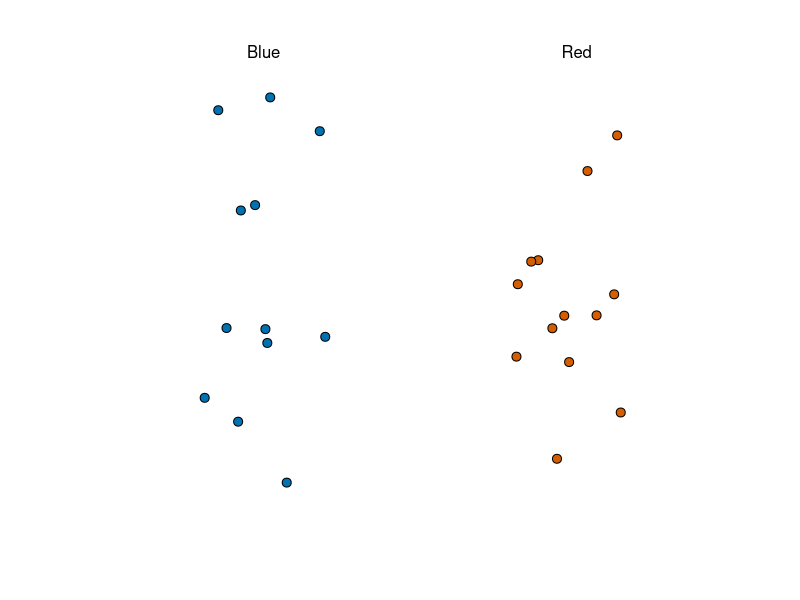
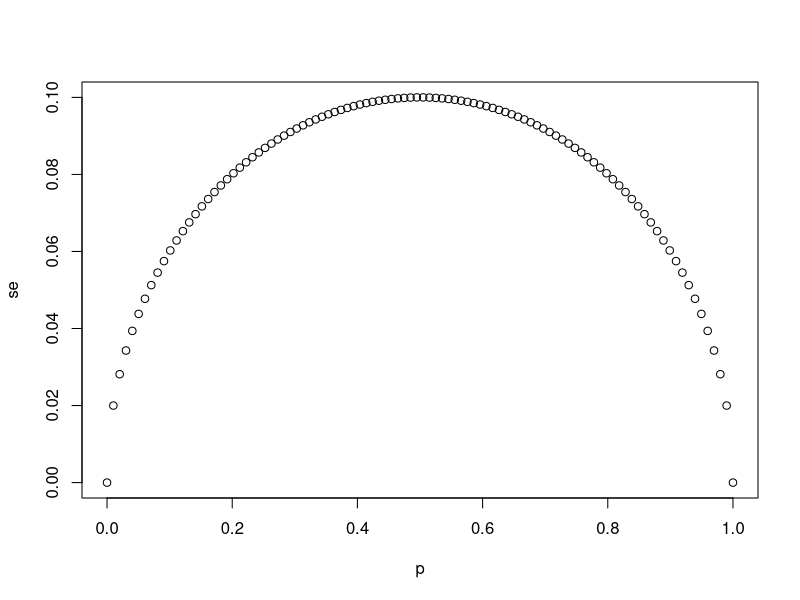
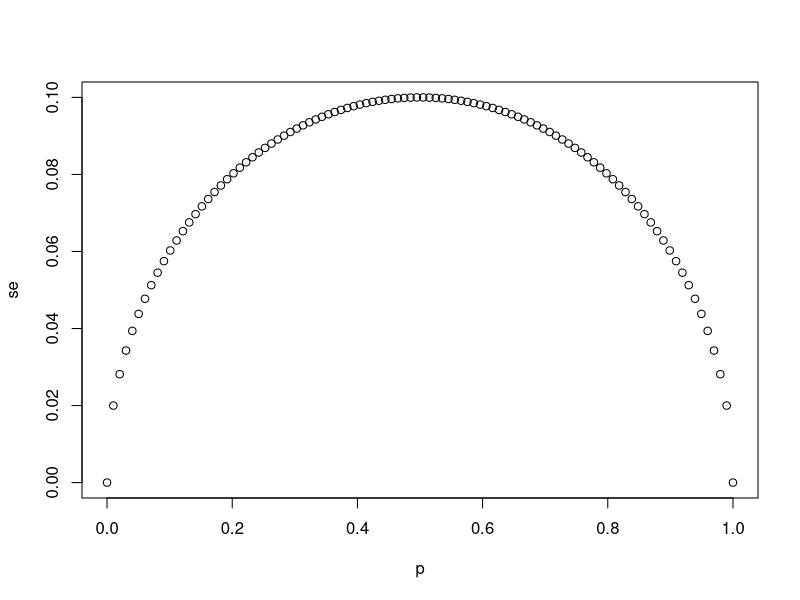
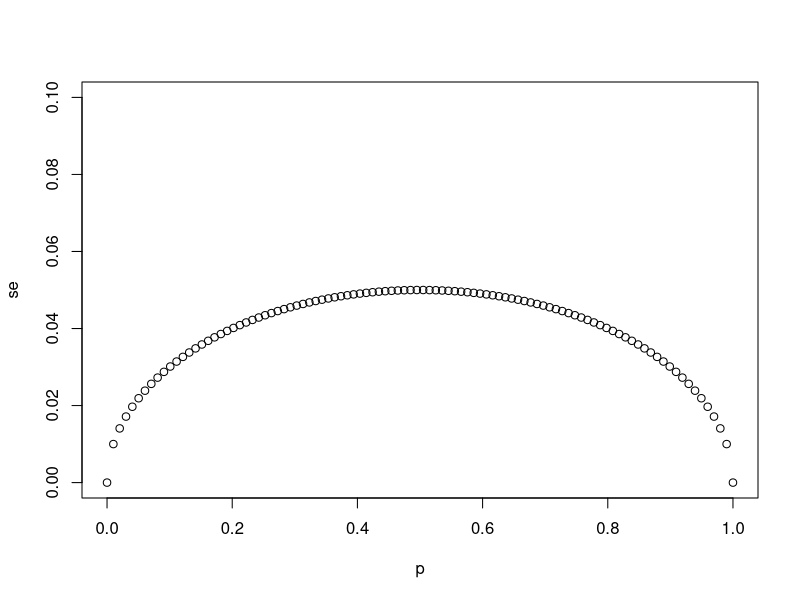
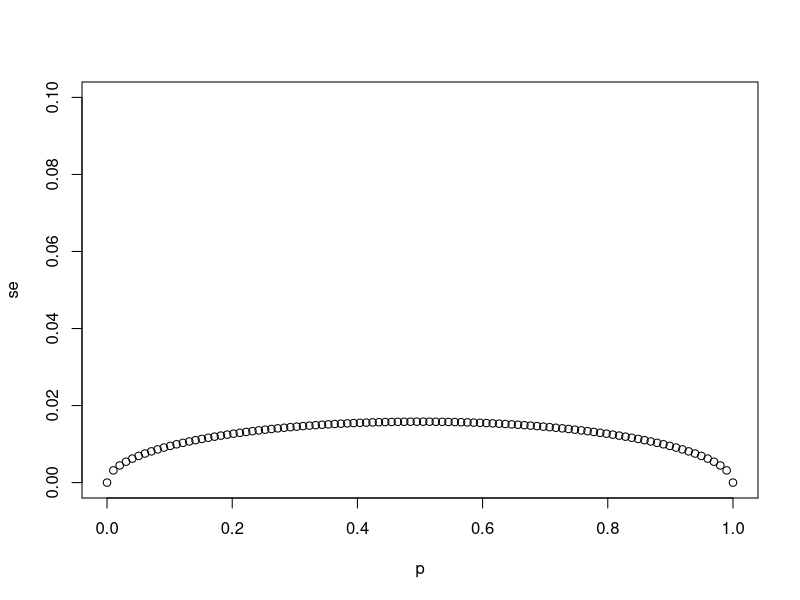
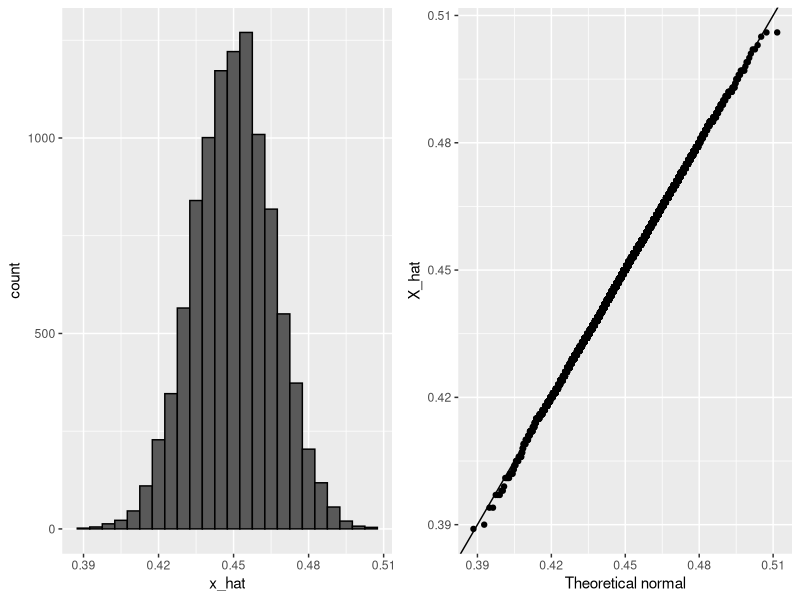
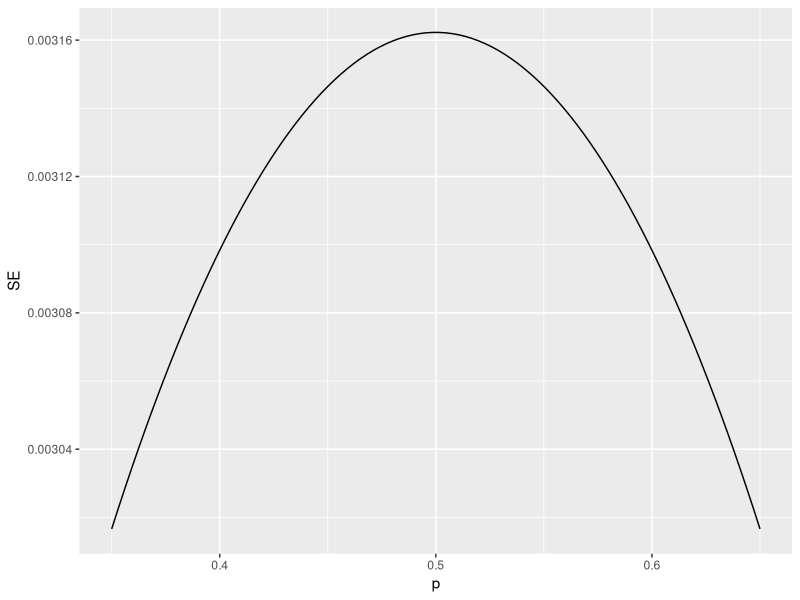
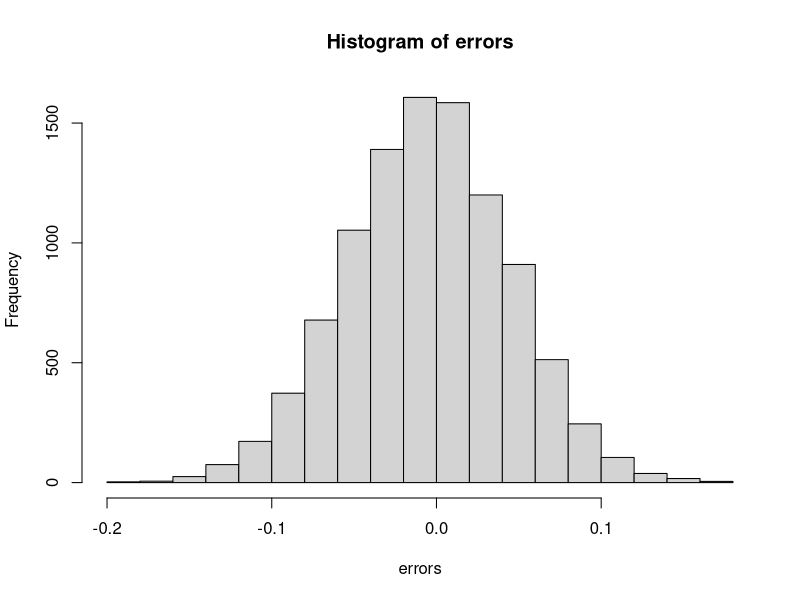

Here is the R script that generated these plots, in order:
## ---- chunk 1
knitr::opts_chunk$set(echo = TRUE)
## ---- chunk 2
if(!require(tidyverse)) install.packages("tidyverse")
if(!require(dslabs)) install.packages("dslabs")

library(tidyverse)
library(dslabs)
take_poll(25)    # draw 25 beads
## ---- chunk 3
# `N` represents the number of people polled
N <- 25

# Create a variable `p` that contains 100 proportions ranging from 0 to 1 using the `seq` function
p <- seq(0, 1, length.out = 100)

# Create a variable `se` that contains the standard error of each sample average
se <- sqrt(p * (1 - p)/N)

# Plot `p` on the x-axis and `se` on the y-axis
plot(p,se)
## ---- chunk 4
# The vector `p` contains 100 proportions of Democrats ranging from 0 to 1 using the `seq` function
p <- seq(0, 1, length = 100)

# The vector `sample_sizes` contains the three sample sizes
sample_sizes <- c(25, 100, 1000)

# Write a for-loop that calculates the standard error `se` for every value of `p` for each of the three samples sizes `N` in the vector `sample_sizes`. Plot the three graphs, using the `ylim` argument to standardize the y-axis across all three plots.
for (N in sample_sizes)
{
se <- sqrt(p * (1 - p)/N)
plot(p,se,ylim = c(0,0.1))
}
## ---- chunk 5
# `N` represents the number of people polled
N <- 25

# `p` represents the proportion of Democratic voters
p <- 0.45

# Calculate the standard error of the spread. Print this value to the console.
2*sqrt((p*(1-p)/N))
## ---- chunk 6
X_hat <- 0.48
se <- sqrt(X_hat*(1-X_hat)/25)
pnorm(0.01/se) - pnorm(-0.01/se)
## ---- chunk 7
p <- 0.45    # unknown p to estimate
N <- 1000

# simulate one poll of size N and determine x_hat
x <- sample(c(0,1), size = N, replace = TRUE, prob = c(1-p, p))
x_hat <- mean(x)

# simulate B polls of size N and determine average x_hat
B <- 10000    # number of replicates
N <- 1000    # sample size per replicate
x_hat <- replicate(B, {
    x <- sample(c(0,1), size = N, replace = TRUE, prob = c(1-p, p))
    mean(x)
})
## ---- chunk 8
if(!require(gridExtra)) install.packages("gridExtra")

library(gridExtra)
p1 <- data.frame(x_hat = x_hat) %>%
    ggplot(aes(x_hat)) +
    geom_histogram(binwidth = 0.005, color = "black")
p2 <- data.frame(x_hat = x_hat) %>%
    ggplot(aes(sample = x_hat)) +
    stat_qq(dparams = list(mean = mean(x_hat), sd = sd(x_hat))) +
    geom_abline() +
    ylab("X_hat") +
    xlab("Theoretical normal")
grid.arrange(p1, p2, nrow=1)
## ---- chunk 9
N <- 100000
p <- seq(0.35, 0.65, length = 100)
SE <- sapply(p, function(x) 2*sqrt(x*(1-x)/N))
data.frame(p = p, SE = SE) %>%
    ggplot(aes(p, SE)) +
    geom_line()
## ---- chunk 10
# Write a function called `take_sample` that takes `p` and `N` as arguements and returns the average value of a randomly sampled population.
take_sample <- function(p, N) {
  x <- sample(c(0,1), size = N, replace = TRUE, prob = c(1-p, p))
  return(mean(x))
}

# Use the `set.seed` function to make sure your answer matches the expected result after random sampling
set.seed(1)

# Define `p` as the proportion of Democrats in the population being polled
p <- 0.45

# Define `N` as the number of people polled
N <- 100

# Call the `take_sample` function to determine the sample average of `N` randomly selected people from a population containing a proportion of Democrats equal to `p`. Print this value to the console.
take_sample(p, N)
## ---- chunk 11
# Define `p` as the proportion of Democrats in the population being polled
p <- 0.45

# Define `N` as the number of people polled
N <- 100

# The variable `B` specifies the number of times we want the sample to be replicated
B <- 10000

# Use the `set.seed` function to make sure your answer matches the expected result after random sampling
set.seed(1)

# Create an objected called `errors` that replicates subtracting the result of the `take_sample` function from `p` for `B` replications
errors <- replicate(B, p - take_sample(p, N))

# Calculate the mean of the errors. Print this value to the console.
mean(errors)
hist(errors)
## ---- chunk 12
# Define `p` as the proportion of Democrats in the population being polled
p <- 0.45

# Define `N` as the number of people polled
N <- 100

# The variable `B` specifies the number of times we want the sample to be replicated
B <- 10000

# Use the `set.seed` function to make sure your answer matches the expected result after random sampling
set.seed(1)

# We generated `errors` by subtracting the estimate from the actual proportion of Democratic voters
errors <- replicate(B, p - take_sample(p, N))

# Calculate the mean of the absolute value of each simulated error. Print this value to the console.
mean(abs(errors))
## ---- chunk 13
# Define `p` as the proportion of Democrats in the population being polled
p <- 0.45

# Define `N` as the number of people polled
N <- 100

# The variable `B` specifies the number of times we want the sample to be replicated
B <- 10000

# Use the `set.seed` function to make sure your answer matches the expected result after random sampling
set.seed(1)

# We generated `errors` by subtracting the estimate from the actual proportion of Democratic voters
errors <- replicate(B, p - take_sample(p, N))

# Calculate the standard deviation of `errors`
sqrt(mean(errors^2))
## ---- chunk 14
# Define `p` as the expected value equal to 0.45
p <- 0.45

# Define `N` as the sample size
N <- 100

# Calculate the standard error
sqrt(p*(1-p)/N)
## ---- chunk 15
# Define `p` as a proportion of Democratic voters to simulate
p <- 0.45

# Define `N` as the sample size
N <- 100

# Use the `set.seed` function to make sure your answer matches the expected result after random sampling
set.seed(1)

# Define `X` as a random sample of `N` voters with a probability of picking a Democrat ('1') equal to `p`
X <- sample(c(0,1), size = N, replace = TRUE, prob = c(1-p, p))

# Define `X_bar` as the average sampled proportion
X_bar <- mean(X)

# Calculate the standard error of the estimate. Print the result to the console.
se <- sqrt((X_bar*(1-X_bar)/N))
se
## ---- chunk 16
N <- seq(100, 5000, len = 100)
p <- 0.5
se <- sqrt(p*(1-p)/N)
plot(se, N)
## ---- chunk 17
# Define `p` as the proportion of Democrats in the population being polled
p <- 0.45

# Define `N` as the number of people polled
N <- 100

# The variable `B` specifies the number of times we want the sample to be replicated
B <- 10000

# Use the `set.seed` function to make sure your answer matches the expected result after random sampling
set.seed(1)

# Generate `errors` by subtracting the estimate from the actual proportion of Democratic voters
errors <- replicate(B, p - take_sample(p, N))

# Generate a qq-plot of `errors` with a qq-line showing a normal distribution
qqnorm(errors)
qqline(errors)
## ---- chunk 18
# Define `p` as the proportion of Democrats in the population being polled
p <- 0.45

# Define `N` as the number of people polled
N <- 100

# Calculate the probability that the estimated proportion of Democrats in the population is greater than 0.5. Print this value to the console.

1-pnorm(0.5, p, sqrt(p*(1-p)/N))
## ---- chunk 19
# Define `N` as the number of people polled
N <-100

# Define `X_hat` as the sample average
X_hat <- 0.51

# Define `se_hat` as the standard error of the sample average
se_hat <- sqrt(X_hat*(1-X_hat)/N)

# Calculate the probability that the error is 0.01 or larger
1-pnorm(0.01,0,se_hat) + pnorm(-0.01,0,se_hat)
## ---- chunk 20
data("nhtemp")
data.frame(year = as.numeric(time(nhtemp)), temperature = as.numeric(nhtemp)) %>%
    ggplot(aes(year, temperature)) +
    geom_point() +
    geom_smooth() +
    ggtitle("Average Yearly Temperatures in New Haven")
## ---- chunk 21
p <- 0.45
N <- 1000
X <- sample(c(0,1), size = N, replace = TRUE, prob = c(1-p, p))    # generate N observations
X_hat <- mean(X)    # calculate X_hat
SE_hat <- sqrt(X_hat*(1-X_hat)/N)    # calculate SE_hat, SE of the mean of N observations
c(X_hat - 2*SE_hat, X_hat + 2*SE_hat)    # build interval of 2*SE above and below mean
## ---- chunk 22
z <- qnorm(0.995)    # calculate z to solve for 99% confidence interval
pnorm(qnorm(0.995))    # demonstrating that qnorm gives the z value for a given probability
pnorm(qnorm(1-0.995))    # demonstrating symmetry of 1-qnorm
pnorm(z) - pnorm(-z)    # demonstrating that this z value gives correct probability for interval
## ---- chunk 23
B <- 10000
inside <- replicate(B, {
    X <- sample(c(0,1), size = N, replace = TRUE, prob = c(1-p, p))
    X_hat <- mean(X)
    SE_hat <- sqrt(X_hat*(1-X_hat)/N)
    between(p, X_hat - 2*SE_hat, X_hat + 2*SE_hat)    # TRUE if p in confidence interval
})
mean(inside)
## ---- chunk 24
N <- 25
X_hat <- 0.48
(2*X_hat - 1) + c(-2, 2)*2*sqrt(X_hat*(1-X_hat)/N)
## ---- chunk 25
N <- 100    # sample size
z <- sqrt(N) * 0.02/0.5    # spread of 0.02
1 - (pnorm(z) - pnorm(-z))
## ---- chunk 26
# Load the data
data(polls_us_election_2016)

# Generate an object `polls` that contains data filtered for polls that ended on or after October 31, 2016 in the United States
polls <- filter(polls_us_election_2016, enddate >= "2016-10-31" & state == "U.S.")

# How many rows does `polls` contain? Print this value to the console.
nrow(polls)

# Assign the sample size of the first poll in `polls` to a variable called `N`. Print this value to the console.
N <- head(polls$samplesize,1)
N

# For the first poll in `polls`, assign the estimated percentage of Clinton voters to a variable called `X_hat`. Print this value to the console.
X_hat <- (head(polls$rawpoll_clinton,1)/100)
X_hat

# Calculate the standard error of `X_hat` and save it to a variable called `se_hat`. Print this value to the console.
se_hat <- sqrt(X_hat*(1-X_hat)/N)
se_hat

# Use `qnorm` to calculate the 95% confidence interval for the proportion of Clinton voters. Save the lower and then the upper confidence interval to a variable called `ci`.
ci <- c(X_hat - qnorm(0.975)*se_hat, X_hat + qnorm(0.975)*se_hat)
ci
## ---- chunk 27
# The `polls` object that filtered all the data by date and nation has already been loaded. Examine it using the `head` function.
head(polls)

# Create a new object called `pollster_results` that contains columns for pollster name, end date, X_hat, se_hat, lower confidence interval, and upper confidence interval for each poll.
polls <- mutate(polls, X_hat = polls$rawpoll_clinton/100, se_hat = sqrt(X_hat*(1-X_hat)/polls$samplesize), lower = X_hat - qnorm(0.975)*se_hat, upper = X_hat + qnorm(0.975)*se_hat)
pollster_results <- select(polls, pollster, enddate, X_hat, se_hat, lower, upper)
pollster_results
## ---- chunk 28
# The `pollster_results` object has already been loaded. Examine it using the `head` function.
head(pollster_results)

# Add a logical variable called `hit` that indicates whether the actual value exists within the confidence interval of each poll. Summarize the average `hit` result to determine the proportion of polls with confidence intervals include the actual value. Save the result as an object called `avg_hit`.
avg_hit <- pollster_results %>% mutate(hit=(lower<0.482 & upper>0.482)) %>% summarize(mean(hit))
avg_hit
## ---- chunk 29
# Add a statement to this line of code that will add a new column named `d_hat` to `polls`. The new column should contain the difference in the proportion of voters.
polls <- polls_us_election_2016 %>% filter(enddate >= "2016-10-31" & state == "U.S.")  %>%
  mutate(d_hat = rawpoll_clinton/100 - rawpoll_trump/100)

# Assign the sample size of the first poll in `polls` to a variable called `N`. Print this value to the console.
N <- polls$samplesize[1]
N

# Assign the difference `d_hat` of the first poll in `polls` to a variable called `d_hat`. Print this value to the console.
d_hat <- polls$d_hat[1]
d_hat

# Assign proportion of votes for Clinton to the variable `X_hat`.
X_hat <- (d_hat+1)/2
X_hat

# Calculate the standard error of the spread and save it to a variable called `se_hat`. Print this value to the console.
se_hat <- 2*sqrt(X_hat*(1-X_hat)/N)
se_hat


# Use `qnorm` to calculate the 95% confidence interval for the difference in the proportions of voters. Save the lower and then the upper confidence interval to a variable called `ci`.
ci <- c(d_hat - qnorm(0.975)*se_hat, d_hat + qnorm(0.975)*se_hat)
ci
## ---- chunk 30
# The subset `polls` data with 'd_hat' already calculated has been loaded. Examine it using the `head` function.
head(polls)

# Create a new object called `pollster_results` that contains columns for pollster name, end date, d_hat, lower confidence interval of d_hat, and upper confidence interval of d_hat for each poll.
d_hat = polls$rawpoll_clinton/100 - polls$rawpoll_trump/100
X_hat = (d_hat + 1) / 2
polls <- mutate(polls, X_hat, se_hat = 2 * sqrt(X_hat * (1 - X_hat) / samplesize), lower = d_hat - qnorm(0.975)*se_hat, upper = d_hat + qnorm(0.975)*se_hat)
pollster_results <- select(polls, pollster, enddate, d_hat, lower, upper)
pollster_results
## ---- chunk 31
# The `pollster_results` object has already been loaded. Examine it using the `head` function.
head(pollster_results)

# Add a logical variable called `hit` that indicates whether the actual value (0.021) exists within the confidence interval of each poll. Summarize the average `hit` result to determine the proportion of polls with confidence intervals include the actual value. Save the result as an object called `avg_hit`.
avg_hit <- pollster_results %>% mutate(hit=(lower<0.021 & upper>0.021)) %>% summarize(mean(hit))
avg_hit
## ---- chunk 32
# The `polls` object has already been loaded. Examine it using the `head` function.
head(polls)

# Add variable called `error` to the object `polls` that contains the difference between d_hat and the actual difference on election day. Then make a plot of the error stratified by pollster.
error <- polls$d_hat - 0.021
polls <- mutate(polls, error)
polls %>% ggplot(aes(x = pollster, y = error)) +
  geom_point() +
  theme(axis.text.x = element_text(angle = 90, hjust = 1))
## ---- chunk 33
# The `polls` object has already been loaded. Examine it using the `head` function.
head(polls)

# Add variable called `error` to the object `polls` that contains the difference between d_hat and the actual difference on election day. Then make a plot of the error stratified by pollster, but only for pollsters who took 5 or more polls.
error <- polls$d_hat - 0.021
polls <- mutate(polls, error)
polls %>% group_by(pollster) %>% filter(n() >= 5) 
polls %>% ggplot(aes(x = pollster, y = error)) +
  geom_point() +
  theme(axis.text.x = element_text(angle = 90, hjust = 1))
## ---- chunk 34
d <- 0.039
Ns <- c(1298, 533, 1342, 897, 774, 254, 812, 324, 1291, 1056, 2172, 516)
p <- (d+1)/2

# calculate confidence intervals of the spread
confidence_intervals <- sapply(Ns, function(N){
    X <- sample(c(0,1), size=N, replace=TRUE, prob = c(1-p, p))
    X_hat <- mean(X)
    SE_hat <- sqrt(X_hat*(1-X_hat)/N)
    2*c(X_hat, X_hat - 2*SE_hat, X_hat + 2*SE_hat) - 1
})

# generate a data frame storing results
polls <- data.frame(poll = 1:ncol(confidence_intervals),
                    t(confidence_intervals), sample_size = Ns)
names(polls) <- c("poll", "estimate", "low", "high", "sample_size")
polls
## ---- chunk 35
d_hat <- polls %>%
    summarize(avg = sum(estimate*sample_size) / sum(sample_size)) %>%
    .$avg

p_hat <- (1+d_hat)/2
moe <- 2*1.96*sqrt(p_hat*(1-p_hat)/sum(polls$sample_size))   
round(d_hat*100,1)
round(moe*100, 1)
## ---- chunk 36
names(polls_us_election_2016)

# keep only national polls from week before election with a grade considered reliable
polls <- polls_us_election_2016 %>%
    filter(state == "U.S." & enddate >= "2016-10-31" &
               (grade %in% c("A+", "A", "A-", "B+") | is.na(grade)))

# add spread estimate
polls <- polls %>%
    mutate(spread = rawpoll_clinton/100 - rawpoll_trump/100)

# compute estimated spread for combined polls
d_hat <- polls %>%
    summarize(d_hat = sum(spread * samplesize) / sum(samplesize)) %>%
    .$d_hat

# compute margin of error
p_hat <- (d_hat+1)/2
moe <- 1.96 * 2 * sqrt(p_hat*(1-p_hat)/sum(polls$samplesize))

# histogram of the spread
polls %>%
    ggplot(aes(spread)) +
    geom_histogram(color="black", binwidth = .01)
## ---- chunk 37
# number of polls per pollster in week before election
polls %>% group_by(pollster) %>% summarize(n())

# plot results by pollsters with at least 6 polls
polls %>% group_by(pollster) %>%
    filter(n() >= 6) %>%
    ggplot(aes(pollster, spread)) +
    geom_point() +
    theme(axis.text.x = element_text(angle = 90, hjust = 1))

# standard errors within each pollster
polls %>% group_by(pollster) %>%
    filter(n() >= 6) %>%
    summarize(se = 2 * sqrt(p_hat * (1-p_hat) / median(samplesize)))
## ---- chunk 38
# collect last result before the election for each pollster
one_poll_per_pollster <- polls %>% group_by(pollster) %>%
    filter(enddate == max(enddate)) %>%      # keep latest poll
    ungroup()

# histogram of spread estimates
one_poll_per_pollster %>%
    ggplot(aes(spread)) + geom_histogram(binwidth = 0.01)

# construct 95% confidence interval
results <- one_poll_per_pollster %>%
    summarize(avg = mean(spread), se = sd(spread)/sqrt(length(spread))) %>%
    mutate(start = avg - 1.96*se, end = avg + 1.96*se)
round(results*100, 1)
## ---- chunk 39
# suggested libraries and options
library(tidyverse)
options(digits = 3)
# load brexit_polls object
library(dslabs)
data(brexit_polls)
## ---- chunk 40
p <- 0.481    # official proportion voting "Remain"
d <- 2*p-1    # official spread
## ---- chunk 41
# The final proportion of voters choosing "Remain" was p=0.481. Consider a poll with a sample of N=1500 voters.
N <- 1500
# What is the expected total number of voters in the sample choosing "Remain"?
nb_remain <- N*p
nb_remain
# What is the standard error of the total number of voters in the sample choosing "Remain"?
se_remain <- sqrt(N*p*(1-p))
se_remain
# What is the expected value of X_bar, the proportion of "Remain" voters?
X_bar <- p
X_bar
# What is the standard error of X_bar, the proportion of "Remain" voters?
se <- sqrt(p*(1-p)/N)
se
# What is the expected value of d, the spread between the proportion of "Remain" voters and "Leave" voters?
d <- 2*p-1
d
# What is the standard error of d, the spread between the proportion of "Remain" voters and "Leave" voters?
2 * se
## ---- chunk 42
head(brexit_polls)
brexit_polls <- brexit_polls %>%
        mutate(x_hat = (spread+1)/2)
# What is the average of the observed spreads (spread)?
mean(brexit_polls$spread)
 
# What is the standard deviation of the observed spreads?
sd(brexit_polls$spread)
# What is the average of x_hat, the estimates of the parameter p?
mean(brexit_polls$x_hat)
 
# What is the standard deviation of x_hat?
sd(brexit_polls$x_hat)
## ---- chunk 43
brexit_polls[1,]
# Use qnorm to compute the 95% confidence interval for X_hat.
# What is the lower bound of the 95% confidence interval?
brexit_polls[1,]$x_hat - qnorm(.975) * sqrt(brexit_polls[1,]$x_hat *(1-brexit_polls[1,]$x_hat)/brexit_polls[1,]$samplesize)
 
# What is the upper bound of the 95% confidence interval?
brexit_polls[1,]$x_hat + qnorm(.975) * sqrt(brexit_polls[1,]$x_hat *(1-brexit_polls[1,]$x_hat)/brexit_polls[1,]$samplesize)
 
# Does the 95% confidence interval predict a winner (does not cover p=0.5)? Does the 95% confidence interval cover the true value of p observed during the referendum?
# A: The interval predicts a winner but does not cover the true value of p
## ---- chunk 44
# suggested libraries and options
library(tidyverse)
options(digits = 3)
# load brexit_polls object and add x_hat column
library(dslabs)
data(brexit_polls)
brexit_polls <- brexit_polls %>%
    mutate(x_hat = (spread + 1)/2)
# final proportion voting "Remain"
p <- 0.481
## ---- chunk 45
d <- -0.038
june_polls <- brexit_polls %>%
  filter(enddate > "2016-06-01")
june_polls <- june_polls %>%
  mutate(se_x_hat = sqrt(x_hat*(1-x_hat)/samplesize),
           se_spread = 2 * se_x_hat,
           lower = spread - qnorm(.975) * se_spread,
           upper = spread + qnorm(.975) * se_spread,
           hit = (lower<=d & upper>=d))
head(june_polls)
# How many polls are in june_polls?
nrow(june_polls)
# What proportion of polls have a confidence interval that covers the value 0?
june_polls %>% summarize(mean(lower<=0 & upper>=0))
# What proportion of polls predict "Remain" (confidence interval entirely above 0)?
june_polls %>% summarize(mean(lower>0))
# What proportion of polls have a confidence interval covering the true value of d?
june_polls %>% summarize(mean(hit))
## ---- chunk 46
june_polls %>%
  group_by(pollster) %>%
  summarize(hit_rate=mean(hit), n()) %>%
  arrange(hit_rate)
## ---- chunk 47
june_polls %>% group_by(poll_type) %>%
  ggplot(aes(poll_type,spread)) +
  geom_boxplot()
## ---- chunk 48
combined_by_type <- june_polls %>%
        group_by(poll_type) %>%
        summarize(N = sum(samplesize),
                  spread = sum(spread*samplesize)/N,
                  p_hat = (spread + 1)/2)
res <- combined_by_type %>%
  mutate(
    se_spread = 2 * sqrt(p_hat * (1-p_hat) / N),
    ci_lower = spread - qnorm(.975) * se_spread,
    ci_upper = spread + qnorm(.975) * se_spread
    )
res
#What is the lower bound of the 95% confidence interval for online voters?
#What is the upper bound of the 95% confidence interval for online voters?
res %>%
  filter(poll_type == 'Online') %>%
  select(ci_lower, ci_upper)
## ---- chunk 49
# suggested libraries and options
library(tidyverse)
options(digits = 3)
# load brexit_polls object and add x_hat column
library(dslabs)
data(brexit_polls)
brexit_polls <- brexit_polls %>%
    mutate(x_hat = (spread + 1)/2)
# final proportion voting "Remain"
p <- 0.481
## ---- chunk 50
d <- -0.038
brexit_hit <- brexit_polls %>%
  mutate(p_hat = (spread + 1)/2,
         se_spread = 2*sqrt(p_hat*(1-p_hat)/samplesize),
         spread_lower = spread - qnorm(.975)*se_spread,
         spread_upper = spread + qnorm(.975)*se_spread,
         hit = spread_lower < d & spread_upper > d) %>%
  select(poll_type, hit)
## ---- chunk 51
head(brexit_hit)
res <- brexit_hit %>% 
  group_by(poll_type) %>%
  summarize(T=sum(hit), F=sum(!hit))
res
two_by_two <- tibble(hit=c(FALSE,TRUE), 
       'Online'=c(res[res$poll_type=='Online',]$F, 
                  res[res$poll_type=='Online',]$T),
       'Telephone'=c(res[res$poll_type!='Online',]$F, 
                  res[res$poll_type!='Online',]$T))
chisq_test <- two_by_two %>%
    select(-hit) %>%
  chisq.test()
chisq_test
# What is the p-value of the chi-squared test comparing the hit rate of online and telephone polls?
# A: 0.001
# Determine which poll type has a higher probability of producing a confidence interval that covers the correct value of the spread. Also determine whether this difference is statistically significant at a p-value cutoff of 0.05. Which of the following is true?
# A: Online polls are more likely to cover the correct value of the spread and this difference is statistically significant.
## ---- chunk 52
two_by_two
# Calculate the odds that an online poll generates a confidence interval that covers the actual value of the spread.
# Calculate the odds that a telephone poll generates a confidence interval that covers the actual value of the spread.
#Calculate the odds ratio to determine how many times larger the odds are for online polls to hit versus telephone polls.
odds_online <- two_by_two$Online[two_by_two$hit==TRUE] / two_by_two$Online[two_by_two$hit==FALSE]
odds_tel <- two_by_two$Telephone[two_by_two$hit==TRUE] / two_by_two$Telephone[two_by_two$hit==FALSE]
odds_online
odds_tel
odds_online / odds_tel
## ---- chunk 53
brexit_polls %>%
  ggplot(aes(enddate, spread, col=poll_type)) +
  geom_point() +
  geom_smooth(method = "loess", span=0.4) +
  geom_hline(aes(yintercept=-.038))
## ---- chunk 54
brexit_long <- brexit_polls %>%
    gather(vote, proportion, "remain":"undecided") %>%
    mutate(vote = factor(vote))
head(brexit_long)
# Make a graph of proportion over time colored by vote. Add a smooth trendline with geom_smooth and method = "loess" with a span of 0.3.
brexit_long %>%
  ggplot(aes(enddate, proportion, col=vote)) +
  geom_point() +
  geom_smooth(method = "loess", span=0.3)
